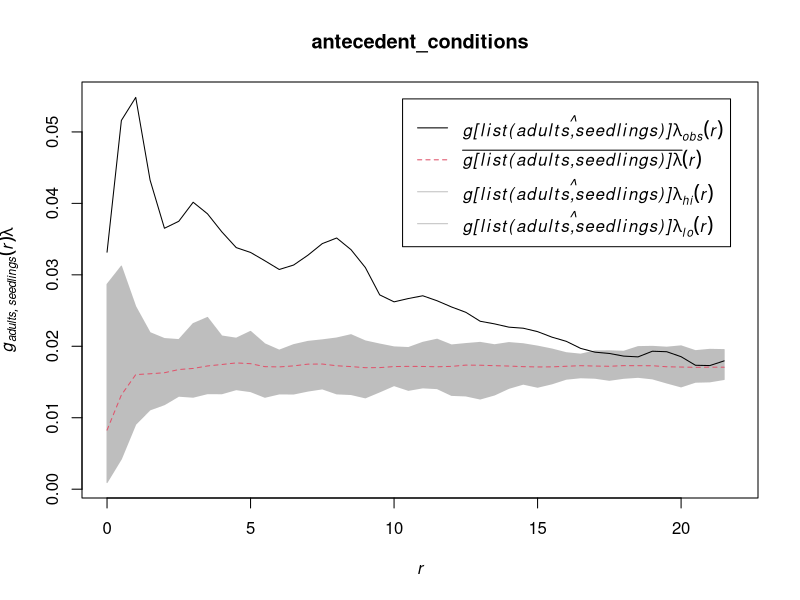
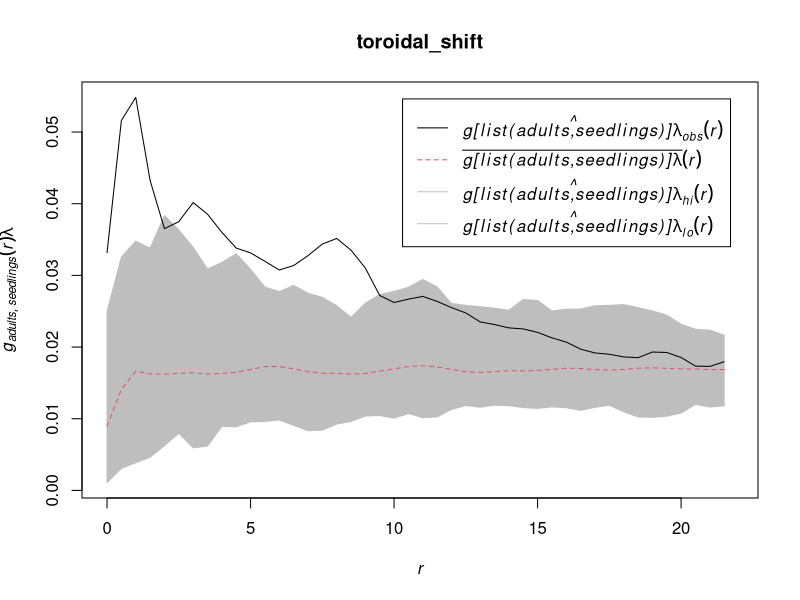
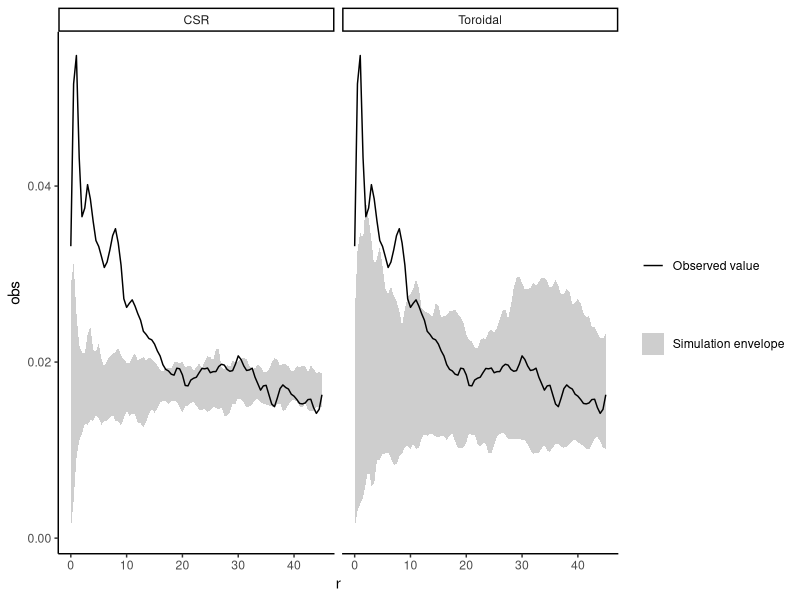

These charts were generated, in order, by the following R code:
#some analysis about o-ring statsitcs, l, graphs, create null model, inside grpahic we will be able to create confidence envelopes
# envelope: if it's inside

library(spatstat)
library(tidyverse)

set.seed(1)

# either dead or living trees, we want to know: is there some correlation
#read_delim imports as "tibble" class with very good compatibility with spatstat
douglas_fir = read_delim(file = "data/DouglasFir_Adult_vs_Seedling_OGN.txt", delim = ";")

#change 1 and 2 to dead and alive for more clarity using mutate
douglas_fir = mutate(douglas_fir, mark = case_when(mark == 1 ~ "adults", mark == 2 ~ "seedlings"), mark = as.factor(mark))

#defining coords?
plot_area = ripras(x = douglas_fir$x, y = douglas_fir$y, shape = "rectangle")

#combining both into one!
douglas_fir_ppp = as.ppp(X = douglas_fir, W = plot_area)

#o-ring-statistic function
oest_cross = function(input,i,j,r = NULL,correction ="Ripley",divisor ="d",...) {
  gij = pcfcross(input, i=i, j=j, r=r, correction = correction, divisor = divisor, ...)
  lambda = intensity(input)[j]
  eval.fv(gij * lambda)
}

null_model_pattern = list()

seedlings = subset.ppp(douglas_fir_ppp, marks == "seedlings", drop=TRUE)

adults = subset.ppp(douglas_fir_ppp, marks == "adults", drop = TRUE)

for(i in 1:39){
  random_seedlings = rpoint(n = seedlings$n, win = seedlings$window)
  overall_pattern = superimpose(adults = unmark(adults), seedlings = random_seedlings)
  null_model_pattern[i] = list(overall_pattern)
}

antecedent_conditions = envelope(douglas_fir_ppp, fun = oest_cross, i="adults", j = "seedlings",
                                 r= seq(from=0, to=45,by=0.5), nsim = 39,nrank = 1,
                                 simulate = null_model_pattern)

plot(antecedent_conditions)

toroidal_shift =  envelope(douglas_fir_ppp, fun = oest_cross, i="adults", j = "seedlings",
                           r= seq(from=0, to=45,by=0.5), nsim = 39,nrank = 1,
                           simulate = expression(rshift(douglas_fir_ppp, which = "seedlings",
                                                        edge = "torus")))

plot(toroidal_shift)

comp = list()
comp[1] = list(as_tibble(antecedent_conditions))
comp[2] = list(as_tibble(toroidal_shift))

nms = c("CSR","Toroidal")
names_graphs = expand.grid(nms=nms)
names(comp) = paste0(names_graphs$nms)

comp = bind_rows(comp, .id = "id")

ggplot(data = comp) +
  geom_ribbon(aes(x = r, ymin = lo, ymax = hi, fill = "Simulation envelope"), alpha = 0.75) +
  geom_line(aes(x = r, y = obs, col = "Observed value")) +
  scale_fill_manual(name = "", values = c("Simulation envelope" = "grey")) +
  scale_color_manual(name = "", values = c("Observed value" = "black"))+
  facet_wrap(~id)+
  theme_classic()
